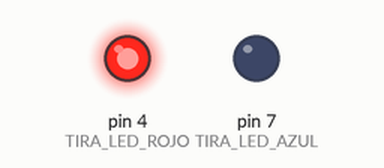
Simulated run of this sketch. Board: Arduino Uno, built with avr-gcc and run on an emulated ATmega328P. On the bench: output pins drawn as LEDs (lit = HIGH).

Above: at 0.7 s.
At 2.7 s:
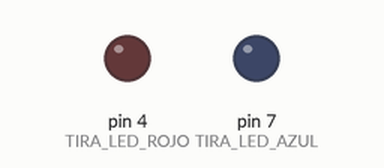
At 5.0 s:
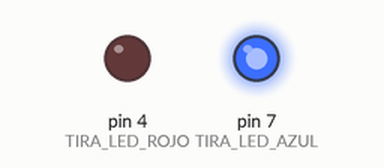
Timing chart, 0 to 6.9 s (numbered marks = the images above):
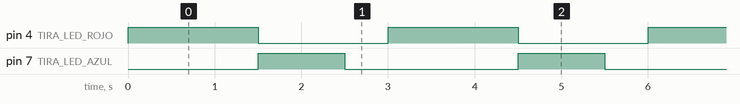

Measured:
- by itself, pin 4 (TIRA_LED_ROJO): alternates HIGH for 1.5 s and LOW for 1.5 s
- by itself, pin 7 (TIRA_LED_AZUL): alternates HIGH for 1.0 s and LOW for 2.0 s
- by itself, everything shown: repeats every 3.0 s, in 3 steps

The sketch:

NAVIDAD_led_2018.ino
```cpp
/*************************************************************************************************************
 * TITULO DE LA FUNCION DEL PROGRAMA
 * Programador: J3viton
 * Fecha: Nov 2018
 * version: beta0
 *
 * Description: blabla
 *
 *
 *************************************************************************************************************/


//includes


// DECLARACION DE CONSTANTES
#define TRUE  1
#define FALSE 0

#define TIRA_LED_ROJO  4
#define TIRA_LED_AZUL 7


// DECLARACION DE VARIABLES
byte contador;


/////////////////////////////////////////////////////////////////////
// Funcion SETUP

void setup() {
  // put your setup code here, to run once:
  pinMode(TIRA_LED_ROJO,OUTPUT);
  pinMode(TIRA_LED_AZUL,OUTPUT);
  // inicializan las variables


}// fin setup


//////////////////////////////////////////////////////////////////////
//
void loop() {
  // put your main code here, to run repeatedly:
  digitalWrite(TIRA_LED_ROJO,HIGH);
  delay(1500);
  digitalWrite(TIRA_LED_ROJO,LOW);
  digitalWrite(TIRA_LED_AZUL,HIGH);
  delay(1000);
  digitalWrite(TIRA_LED_AZUL,LOW);
  delay(500);


}// FIN loop
```
